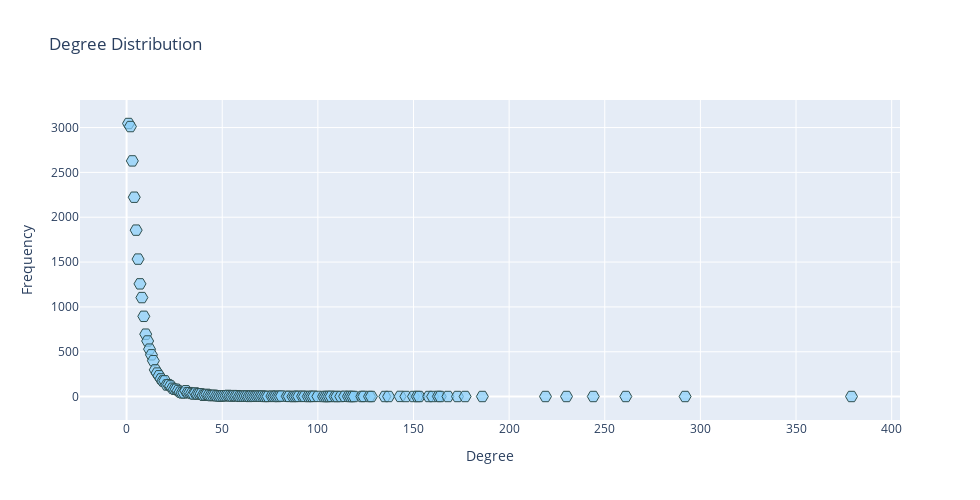

The cell this chart's notebook holds for it:
### Code cell
fig = go.Figure(data=[go.Scatter(
    x=df['degree'], y=df['counts'], mode='markers', marker_symbol='hexagon2', 
    marker=dict(size=12,color='rgba(135, 206, 250, 0.7)', line=dict(width=1, color='DarkSlateGrey')))
])

fig.update_xaxes(title_text="Degree")
fig.update_yaxes(title_text="Frequency")
fig.update_layout(height=500, width=980, title_text="Degree Distribution")

fig.show()

### Figure 1 — Plotly figure (JSON) as saved in the notebook; plotly's stock layout.template omitted (floating-point values rounded to 4 significant figures; data arrays with more than 128 entries replaced by an {"elided": "..."} marker saying what was removed)
{"data": [{"marker": {"color": "rgba(135, 206, 250, 0.7)", "line": {"color": "DarkSlateGrey", "width": 1}, "size": 12, "symbol": "hexagon2"}, "mode": "markers", "type": "scatter", "x": {"elided": "131 int values"}, "y": {"elided": "131 int values"}}], "layout": {"height": 500, "title": {"text": "Degree Distribution"}, "width": 980, "xaxis": {"title": {"text": "Degree"}}, "yaxis": {"title": {"text": "Frequency"}}}}
